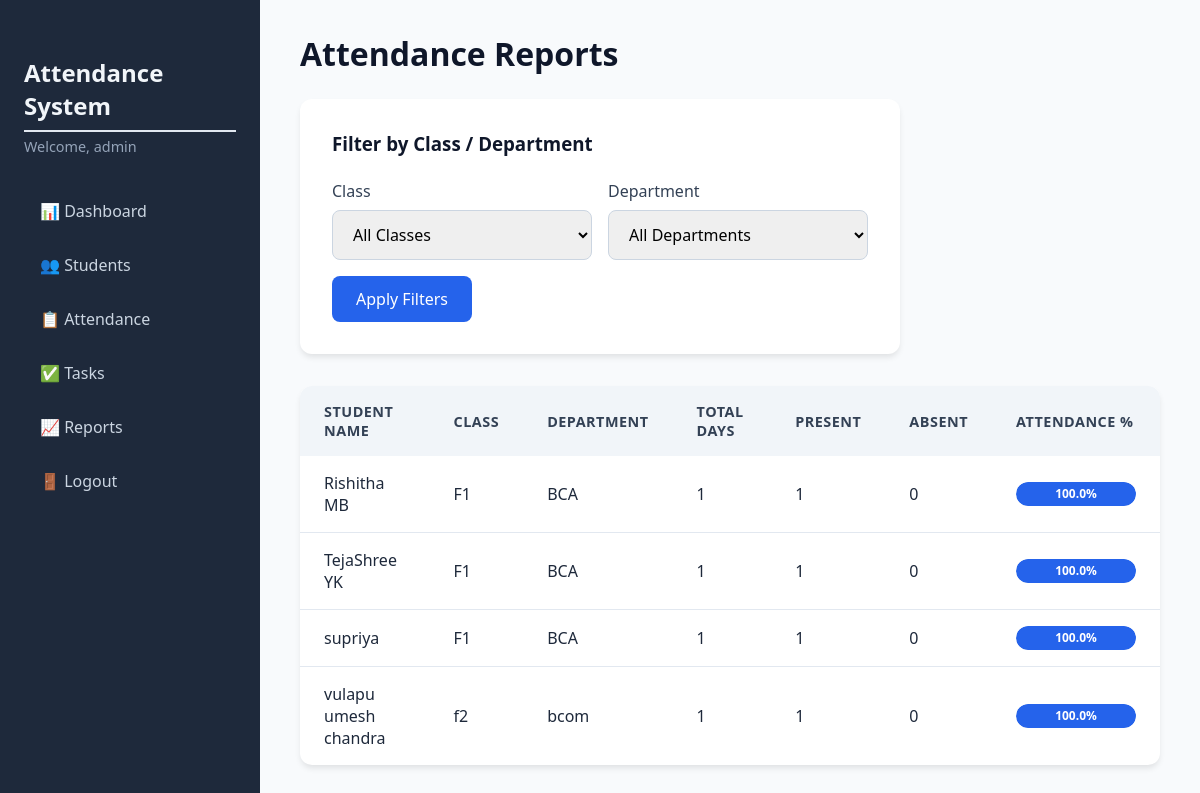
/reports (signed in), run on the app's committed database.
### tables this page shows
CREATE TABLE students (
                id INTEGER PRIMARY KEY AUTOINCREMENT,
                usn TEXT UNIQUE NOT NULL,
                name TEXT NOT NULL,
                email TEXT UNIQUE NOT NULL,
                phone TEXT,
                class TEXT NOT NULL,
                department TEXT NOT NULL
            );

### app.py (the view)
@app.route('/reports')
@login_required
def reports():
    db = get_db()
    class_filter = request.args.get('class_filter', 'All')
    dept_filter = request.args.get('dept_filter', 'All')
    query = '''
        SELECT s.id, s.name, s.class, s.department,
               COUNT(a.id) as total_days,
               SUM(CASE WHEN a.status = 'Present' THEN 1 ELSE 0 END) as present_count,
               SUM(CASE WHEN a.status = 'Absent' THEN 1 ELSE 0 END) as absent_count
        FROM students s
        LEFT JOIN attendance a ON s.id = a.student_id
    '''
    params = []
    conditions = []
    if class_filter and class_filter != 'All':
        conditions.append("s.class = ?")
        params.append(class_filter)
    if dept_filter and dept_filter != 'All':
        conditions.append("s.department = ?")
        params.append(dept_filter)
    if conditions:
        query += " WHERE " + " AND ".join(conditions)
    query += " GROUP BY s.id ORDER BY s.class, s.department, s.name"
    students_data = db.execute(query, params).fetchall()
    report_rows = []
    for row in students_data:
        total = row['total_days'] or 0
        present = row['present_count'] or 0
        percent = round((present / total * 100), 2) if total > 0 else 0
        report_rows.append({
            'name': row['name'],
            'class': row['class'],
            'department': row['department'],
            'total': total,
            'present': present,
            'absent': row['absent_count'] or 0,
            'percent': percent
        })
    classes, departments = get_class_department_options()
    return render_template('reports.html',
                           report=report_rows,
                           classes=classes,
                           departments=departments,
                           selected_class=class_filter,
                           selected_dept=dept_filter)

### app.py (called while the page is built)
def get_db():
    db = getattr(g, '_database', None)
    if db is None:
        db = g._database = sqlite3.connect(DATABASE)
        db.row_factory = sqlite3.Row
    return db

@app.teardown_appcontext
def close_connection(exception):
    db = getattr(g, '_database', None)
    if db is not None:
        db.close()

def login_required(f):
    @wraps(f)
    def decorated_function(*args, **kwargs):
        if 'admin_id' not in session:
            flash('Please log in to access this page.', 'warning')
            return redirect(url_for('login'))
        return f(*args, **kwargs)
    return decorated_function

def get_class_department_options():
    db = get_db()
    classes = db.execute("SELECT DISTINCT class FROM students ORDER BY class").fetchall()
    departments = db.execute("SELECT DISTINCT department FROM students ORDER BY department").fetchall()
    return [c['class'] for c in classes], [d['department'] for d in departments]

### templates/reports.html (shortened to what this page needs)
{% extends "base.html" %}
{% block content %}
<h1>Attendance Reports</h1>
<div class="form-card">
    <h3>Filter by Class / Department</h3>
    <form method="GET" action="{{ url_for('reports') }}">
        <div class="form-row">
            <div class="form-group half">
                <label for="class_filter">Class</label>
                <select id="class_filter" name="class_filter">
                    <option value="All">All Classes</option>
                </select>
            </div>
            <div class="form-group half">
                <label for="dept_filter">Department</label>
                <select id="dept_filter" name="dept_filter">
                    <option value="All">All Departments</option>
                </select>
            </div>
        </div>
        <button type="submit" class="btn btn-primary">Apply Filters</button>
    </form>
</div>
<div class="table-responsive">
    <table class="table">
        <thead>
            <tr>
                <th>Student Name</th>
                <th>Class</th>
                <th>Department</th>
                <th>Total Days</th>
                <th>Present</th>
                <th>Absent</th>
                <th>Attendance %</th>
            </tr>
        </thead>
        <tbody>
            {% for row in report %}
            <tr>
                <td>{{ row.name }}</td>
                <td>{{ row.class }}</td>
                <td>{{ row.department }}</td>
                <td>{{ row.total }}</td>
                <td>{{ row.present }}</td>
                <td>{{ row.absent }}</td>
                <td>
                    {% if row.total > 0 %}
                    <div class="progress-bar">
                        <div class="progress-fill" style="width: {{ row.percent }}%;">{{ row.percent }}%</div>
                    </div>
                    {% else %}
                    No records
                    {% endif %}
                </td>
            </tr>
            {% else %}
            <tr>
                <td colspan="7">No students found.</td>
            </tr>
            {% endfor %}
        </tbody>
    </table>
</div>
{% endblock %}

### static/css/style.css (style rules this page uses)
* { margin: 0; padding: 0; box-sizing: border-box; font-family: 'Segoe UI', Tahoma, Geneva, Verdana, sans-serif; }
body { background: #f4f7fc; }
h1 { font-size: 2rem; margin-bottom: 1.5rem; color: #0f172a; font-weight: 600; }
.table { width: 100%; background: white; border-radius: 12px; overflow: hidden; box-shadow: 0 4px 6px -1px rgba(0,0,0,0.1); border-collapse: collapse; }
.table thead { background: #f1f5f9; }
.table th { text-align: left; padding: 1rem 1.5rem; font-weight: 600; color: #334155; font-size: 0.9rem; text-transform: uppercase; letter-spacing: 0.5px; }
.table td { padding: 1rem 1.5rem; border-bottom: 1px solid #e2e8f0; color: #1e293b; }
.table tbody tr:last-child td { border-bottom: none; }
.form-card { background: white; padding: 2rem; border-radius: 12px; box-shadow: 0 4px 6px -1px rgba(0,0,0,0.1); margin-bottom: 2rem; max-width: 600px; }
.form-card h3 { margin-bottom: 1.5rem; color: #0f172a; }
.form-group { margin-bottom: 1.25rem; }
.form-group label { display: block; margin-bottom: 0.5rem; font-weight: 500; color: #334155; }
.form-group input, .form-group select, .form-group textarea { width: 100%; padding: 0.75rem 1rem; border: 1px solid #cbd5e1; border-radius: 8px; font-size: 1rem; transition: border 0.2s, box-shadow 0.2s; }
.btn { display: inline-block; padding: 0.75rem 1.5rem; border: none; border-radius: 8px; font-size: 1rem; font-weight: 500; cursor: pointer; transition: background 0.2s, transform 0.1s; text-decoration: none; }
.btn-primary { background: #2563eb; color: white; }
.progress-bar { background: #e2e8f0; border-radius: 20px; height: 24px; width: 120px; overflow: hidden; position: relative; }
.progress-fill { background: #2563eb; color: white; font-size: 0.75rem; font-weight: 600; height: 100%; line-height: 24px; text-align: center; border-radius: 20px; white-space: nowrap; }
.form-row { display: flex; gap: 1rem; margin-bottom: 1rem; }
.form-row .form-group { flex: 1; margin-bottom: 0; }

### data on the page
students: name "Rishitha MB", class "F1", department "BCA", total "1", present "1", absent "0", percent "100.0"
students: name "TejaShree YK", class "F1", department "BCA", total "1", present "1", absent "0", percent "100.0"
students: name "supriya", class "F1", department "BCA", total "1", present "1", absent "0", percent "100.0"
students: name "vulapu umesh chandra", class "f2", department "bcom", total "1", present "1", absent "0", percent "100.0"

### other printed values
{{ session.admin_username }} "admin"
